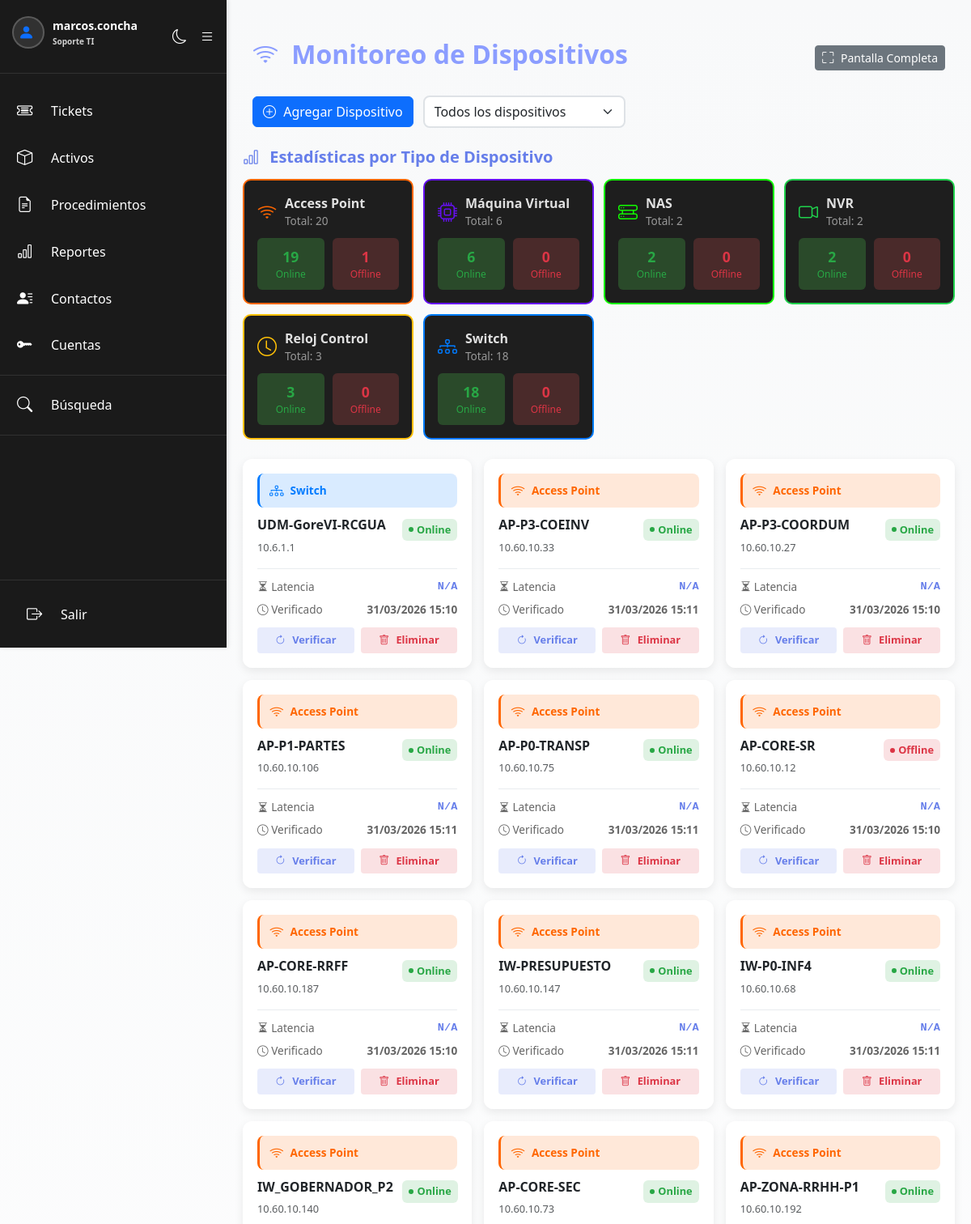
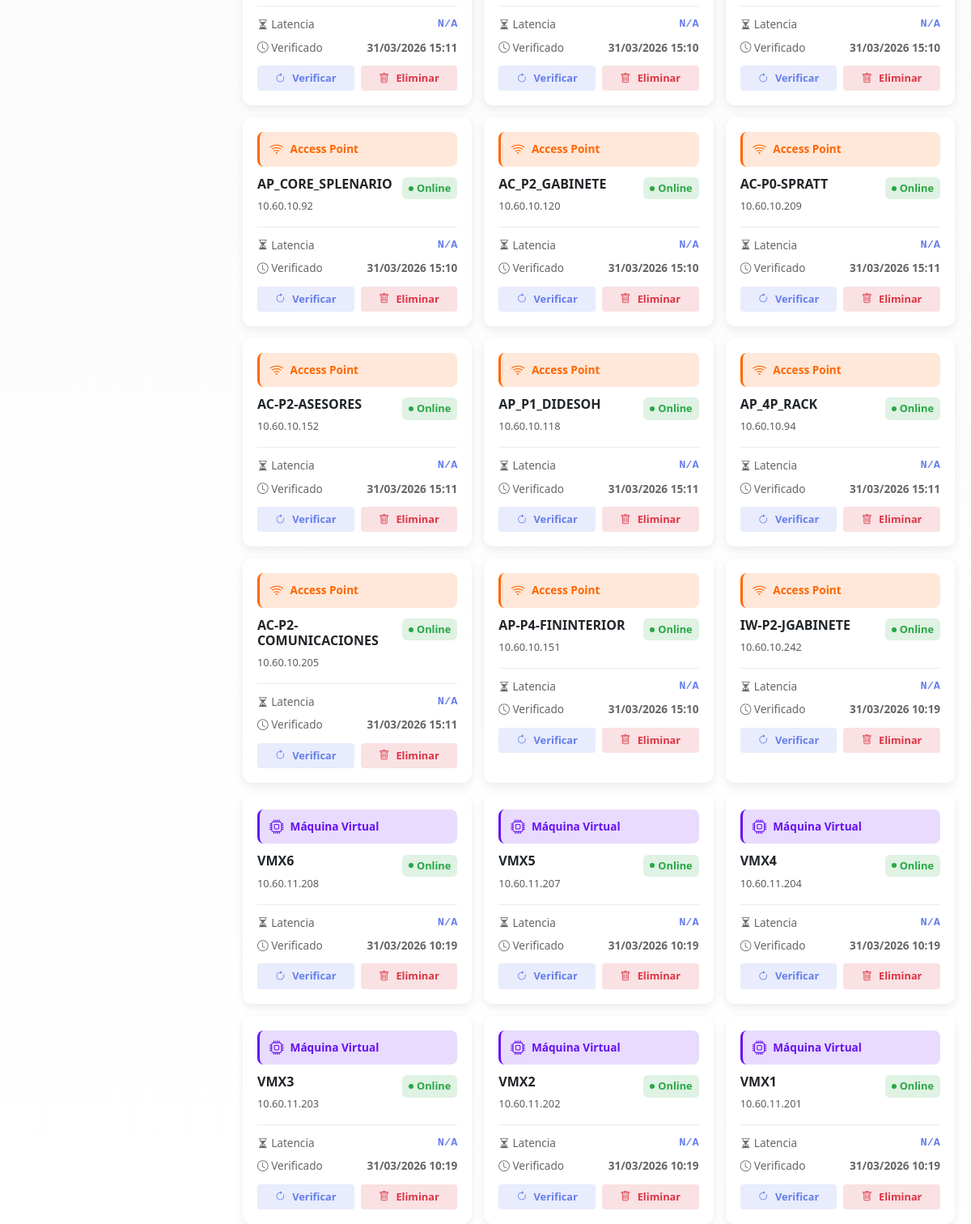
Page /monitoreo.php (signed in) on the committed database (2 pictures, top to bottom).
### tables this page shows
CREATE TABLE `dispositivos_monitoreo` (
  `id` int(11) NOT NULL AUTO_INCREMENT,
  `ip` varchar(15) NOT NULL,
  `nombre` varchar(255) NOT NULL,
  `descripcion` text DEFAULT NULL,
  `tipo_dispositivo_id` int(11) DEFAULT NULL,
  `estado` varchar(50) DEFAULT 'desconocido',
  `fecha_ultima_verificacion` timestamp NULL DEFAULT NULL,
  `fecha_creacion` timestamp NOT NULL DEFAULT current_timestamp(),
  `usuario_creador` int(11) NOT NULL,
  `activo` tinyint(4) DEFAULT 1,
  PRIMARY KEY (`id`),
  UNIQUE KEY `ip` (`ip`),
  KEY `usuario_creador` (`usuario_creador`),
  KEY `fk_tipo_dispositivo` (`tipo_dispositivo_id`),
  CONSTRAINT `dispositivos_monitoreo_ibfk_1` FOREIGN KEY (`usuario_creador`) REFERENCES `users` (`id`) ON DELETE CASCADE,
  CONSTRAINT `fk_tipo_dispositivo` FOREIGN KEY (`tipo_dispositivo_id`) REFERENCES `tipos_dispositivos` (`id`) ON DELETE SET NULL
);

CREATE TABLE `tipos_dispositivos` (
  `id` int(11) NOT NULL AUTO_INCREMENT,
  `nombre` varchar(100) NOT NULL,
  `color` varchar(7) NOT NULL DEFAULT '#6c757d',
  `icono` varchar(50) NOT NULL DEFAULT 'bi-device-hdd',
  `fecha_creacion` timestamp NOT NULL DEFAULT current_timestamp(),
  PRIMARY KEY (`id`),
  UNIQUE KEY `nombre` (`nombre`)
);

### monitoreo.php (the view, shortened to what this page needs)
<?php
require_once 'includes/config.php';
$dispositivos = [];
$tipos_dispositivos = [];
try {
    $stmt = $conexion->prepare("SELECT id, nombre, color, icono FROM tipos_dispositivos ORDER BY nombre ASC");
    $stmt->execute();
    $tipos_dispositivos = $stmt->fetchAll(PDO::FETCH_ASSOC);
} catch (PDOException $e) {
    $error = "Error al obtener tipos de dispositivos: " . $e->getMessage();
}
try {
    $query = "
        SELECT d.*, u.username as usuario_nombre, t.nombre as tipo_nombre, t.color, t.icono
        FROM dispositivos_monitoreo d
        JOIN users u ON d.usuario_creador = u.id
        LEFT JOIN tipos_dispositivos t ON d.tipo_dispositivo_id = t.id
        WHERE d.activo = 1
    ";
    $params = [];
    $query .= " ORDER BY d.fecha_creacion DESC";
    $stmt = $conexion->prepare($query);
    $stmt->execute($params);
    $dispositivos = $stmt->fetchAll(PDO::FETCH_ASSOC);
} catch (PDOException $e) {
    $error = "Error al obtener dispositivos: " . $e->getMessage();
}
$estadisticas_tipo = [];
try {
    $stmt = $conexion->prepare("
        SELECT
            COALESCE(t.id, 0) as tipo_id,
            COALESCE(t.nombre, 'Sin clasificar') as tipo_nombre,
            COALESCE(t.color, '#6c757d') as color,
            COALESCE(t.icono, 'bi-device-hdd') as icono,
            COUNT(d.id) as total,
            SUM(CASE WHEN d.estado = 'online' THEN 1 ELSE 0 END) as online_count,
            SUM(CASE WHEN d.estado = 'offline' THEN 1 ELSE 0 END) as offline_count
        FROM dispositivos_monitoreo d
        LEFT JOIN tipos_dispositivos t ON d.tipo_dispositivo_id = t.id
        WHERE d.activo = 1
        GROUP BY t.id, t.nombre, t.color, t.icono
        ORDER BY t.nombre ASC
    ");
    $stmt->execute();
    $estadisticas_tipo = $stmt->fetchAll(PDO::FETCH_ASSOC);
} catch (PDOException $e) {
    $error = "Error al obtener estadísticas: " . $e->getMessage();
}
$fullscreen = isset($_GET['fullscreen']) && $_GET['fullscreen'] === '1';
?>
<!DOCTYPE html>
<html lang="es" id="htmlRoot">
<head>
    <link href="https://cdn.jsdelivr.net/npm/bootstrap@5.3.8/dist/css/bootstrap.min.css" rel="stylesheet">
    <link rel="stylesheet" href="https://cdn.jsdelivr.net/npm/bootstrap-icons@1.11.3/font/bootstrap-icons.min.css">
    <link href="css/dark-mode.css" rel="stylesheet">
</head>
<body
<?php echo $fullscreen ? 'class="fullscreen-mode"' : ''; ?>>
    <?php if (!$fullscreen): ?>
    <?php include 'includes/sidebar.php'; ?>
    <?php endif; ?>
    <div class="container mt-5">
        <div class="row mb-4">
            <div class="col-12">
                <div style="display: flex; justify-content: space-between; align-items: center;">
                    <h1><i class="bi bi-wifi"></i> Monitoreo de Dispositivos</h1>
                    <div style="display: flex; gap: 8px;">
                        <button class="btn btn-secondary btn-sm" onclick="abrirFullscreen()" title="Pantalla completa para exposición">
                            <i class="bi bi-fullscreen"></i> Pantalla Completa
                        </button>
                    </div>
                </div>
            </div>
        </div>
        <div class="row mb-4">
            <div class="col-12">
                <div style="display: flex; gap: 12px; align-items: center; flex-wrap: wrap;">
                    <button class="btn btn-primary" data-bs-toggle="modal" data-bs-target="#modalAgregar">
                        <i class="bi bi-plus-circle"></i> Agregar Dispositivo
                    </button>
                    <?php if (!empty($tipos_dispositivos)): ?>
                    <select class="form-select" style="max-width: 250px;" onchange="if(this.value) location.href='monitoreo.php?tipo=' + this.value; else location.href='monitoreo.php';">
                        <option value="">
                            <i class="bi bi-list"></i> Todos los dispositivos
                        </option>
                    </select>
                    <?php endif; ?>
                </div>
            </div>
        </div>
        <?php if (!empty($estadisticas_tipo)): ?>
        <div class="mb-4">
            <h5 style="color: #667eea; font-weight: 700; margin-bottom: 15px;">
                <i class="bi bi-bar-chart"></i> Estadísticas por Tipo de Dispositivo
            </h5>
            <div style="display: grid; grid-template-columns: repeat(auto-fill, minmax(200px, 1fr)); gap: 12px;">
                <?php foreach ($estadisticas_tipo as $stat): ?>
                <div style="background: #1e1e1e; border: 2px solid <?php echo $stat['color']; ?>; padding: 16px; border-radius: 10px; cursor: pointer;" onclick="location.href='monitoreo.php?tipo=<?php echo $stat['tipo_id']; ?>'">
                    <div style="display: flex; align-items: center; gap: 10px; margin-bottom: 10px;">
                        <i class="bi <?php echo htmlspecialchars($stat['icono']); ?>" style="font-size: 1.5rem; color: <?php echo $stat['color']; ?>;"></i>
                        <div>
                            <div style="font-weight: 700; color: #e0e0e0;">
                                <?php echo htmlspecialchars($stat['tipo_nombre']); ?>
                            </div>
                            <div style="font-size: 0.85rem; color: #999;">
                                Total: <?php echo $stat['total']; ?>
                            </div>
                        </div>
                    </div>
                    <div style="display: flex; gap: 10px; margin-top: 10px;">
                        <div style="flex: 1; padding: 10px; background: #2a4a2a; border-radius: 6px; text-align: center; cursor: pointer; transition: all 0.2s;" onclick="event.stopPropagation(); location.href='monitoreo.php?tipo=<?php echo $stat['tipo_id']; ?>&estado=online'" onmouseover="this.style.background='#3a5a3a'" onmouseout="this.style.background='#2a4a2a'">
                            <div style="font-weight: 700; color: #28a745; font-size: 1.1rem;"><?php echo $stat['online_count']; ?></div>
                            <div style="font-size: 0.75rem; color: #28a745;">Online</div>
                        </div>
                        <div style="flex: 1; padding: 10px; background: #4a2a2a; border-radius: 6px; text-align: center; cursor: pointer; transition: all 0.2s;" onclick="event.stopPropagation(); location.href='monitoreo.php?tipo=<?php echo $stat['tipo_id']; ?>&estado=offline'" onmouseover="this.style.background='#5a3a3a'" onmouseout="this.style.background='#4a2a2a'">
                            <div style="font-weight: 700; color: #dc3545; font-size: 1.1rem;"><?php echo $stat['offline_count']; ?></div>
                            <div style="font-size: 0.75rem; color: #dc3545;">Offline</div>
                        </div>
                    </div>
                </div>
                <?php endforeach; ?>
            </div>
        </div>
        <?php endif; ?>
        <?php if (empty($dispositivos)): ?>
            <div class="alert alert-info">
                <i class="bi bi-info-circle"></i> No hay dispositivos siendo monitoreados.
                <button class="btn btn-sm btn-info ms-2" data-bs-toggle="modal" data-bs-target="#modalAgregar">
                    Agregar el primero
                </button>
            </div>
        <?php else: ?>
            <div style="display: grid; grid-template-columns: repeat(auto-fill, minmax(280px, 1fr)); gap: 15px;" id="containerDispositivos">
                <?php foreach ($dispositivos as $dispositivo): ?>
                    <div class="card dispositivo-card h-100" id="device-<?php echo $dispositivo["id"]; ?>" style="border: none; box-shadow: 0 4px 12px rgba(0,0,0,0.08); border-radius: 12px; cursor: pointer;" onclick="abrirEditarDispositivo(<?php echo htmlspecialchars(json_encode($dispositivo), ENT_QUOTES, 'UTF-8'); ?>)">
                        <div class="card-body" style="padding: 18px;">
                            <?php if ($dispositivo['tipo_nombre']): ?>
                            <div style="display: flex; align-items: center; gap: 8px; margin-bottom: 12px; background: color-mix(in srgb, <?php echo htmlspecialchars($dispositivo['color']); ?> 15%, transparent); padding: 8px 12px; border-radius: 8px; border-left: 3px solid <?php echo htmlspecialchars($dispositivo['color']); ?>;">
                                <i class="bi <?php echo htmlspecialchars($dispositivo['icono']); ?>" style="font-size: 1.1rem; color: <?php echo htmlspecialchars($dispositivo['color']); ?>;"></i>
                                <span style="font-size: 0.85rem; font-weight: 600; color: <?php echo htmlspecialchars($dispositivo['color']); ?>;">
                                    <?php echo htmlspecialchars($dispositivo['tipo_nombre']); ?>
                                </span>
                            </div>
                            <?php endif; ?>
                            <div style="display: flex; justify-content: space-between; align-items: start; margin-bottom: 15px;">
                                <div style="flex: 1;">
                                    <h5 class="card-title mb-1" style="font-size: 1rem; font-weight: 700;"><?php echo htmlspecialchars($dispositivo["nombre"]); ?></h5>
                                    <small class="text-muted" style="font-size: 0.8rem;"><?php echo htmlspecialchars($dispositivo["ip"]); ?></small>
                                </div>
                                <div id="status-<?php echo $dispositivo["id"]; ?>" data-estado="<?php echo $estado; ?>" style="min-width: 80px; text-align: right;">
                                    <?php
                                    $estado = $dispositivo["estado"];
                                    if ($estado === "online") {
                                        echo '<span style="display: inline-flex; align-items: center; gap: 4px; background: rgba(40, 167, 69, 0.15); color: #28a745; padding: 4px 8px; border-radius: 6px; font-size: 0.8rem; font-weight: 600;"><span style="width: 6px; height: 6px; background: #28a745; border-radius: 50%; animation: pulse 2s infinite;"></span>Online</span>';
                                    } elseif ($estado === "offline") {
                                        echo '<span style="display: inline-flex; align-items: center; gap: 4px; background: rgba(220, 53, 69, 0.15); color: #dc3545; padding: 4px 8px; border-radius: 6px; font-size: 0.8rem; font-weight: 600;"><span style="width: 6px; height: 6px; background: #dc3545; border-radius: 50%;"></span>Offline</span>';
                                    } else {
                                        echo '<span style="display: inline-flex; align-items: center; gap: 4px; background: rgba(108, 117, 125, 0.15); color: #666; padding: 4px 8px; border-radius: 6px; font-size: 0.8rem; font-weight: 600;"><span class="spinner-border spinner-border-sm" style="width: 6px; height: 6px;"></span>...</span>';
                                    }
                                    ?>
                                </div>
                            </div>
                            <div style="border-top: 1px solid #e9ecef; padding-top: 12px; margin-bottom: 12px;">
                                <div style="display: flex; justify-content: space-between; margin-bottom: 8px;">
                                    <span style="font-size: 0.85rem; color: #666;"><i class="bi bi-hourglass-split"></i> Latencia</span>
                                    <span style="font-size: 0.85rem; font-weight: 600; color: #667eea; font-family: 'Courier New', monospace;" id="latencia-<?php echo $dispositivo["id"]; ?>">N/A</span>
                                </div>
                                <div style="display: flex; justify-content: space-between;">
                                    <span style="font-size: 0.85rem; color: #666;"><i class="bi bi-clock"></i> Verificado</span>
                                    <span style="font-size: 0.85rem; font-weight: 600; color: #666;" id="fecha-<?php echo $dispositivo["id"]; ?>">
                                        <?php
                                        if ($dispositivo["fecha_ultima_verificacion"]) {
                                            $fecha = new DateTime($dispositivo["fecha_ultima_verificacion"]);
                                            echo $fecha->format('d/m/Y H:i');
                                        } else {
                                            echo "Nunca";
                                        }
                                        ?>
                                    </span>
                                </div>
                            </div>
                            <div style="display: flex; gap: 8px;">
                                <button type="button" class="btn btn-sm" style="flex: 1; background: rgba(102, 126, 234, 0.15); color: #667eea; border: none; font-size: 0.8rem; font-weight: 600; padding: 6px;" onclick="event.stopPropagation(); verificarAhora(<?php echo $dispositivo['id']; ?>)">
                                    <i class="bi bi-arrow-clockwise"></i> Verificar
                                </button>
                                <button type="button" class="btn btn-sm" style="flex: 1; background: rgba(220, 53, 69, 0.15); color: #dc3545; border: none; font-size: 0.8rem; font-weight: 600; padding: 6px;" onclick="event.stopPropagation(); confirmarEliminar(<?php echo $dispositivo['id']; ?>)">
                                    <i class="bi bi-trash"></i> Eliminar
                                </button>
                            </div>
                        </div>
                    </div>
                <?php endforeach; ?>
            </div>
        <?php endif; ?>
    </div>
</body>
</html>

### css/dark-mode.css (style rules this page uses)
* { animation-duration: 0s !important; animation-delay: 0s !important; transition-duration: 0s !important; transition-delay: 0s !important; }
body { background-color: var(--bs-body-bg); color: var(--bs-body-color); }
.card { background-color: var(--bs-body-bg); color: var(--bs-body-color); border: 1px solid var(--bs-border-color); }
.form-control, .form-select { background-color: var(--bs-body-bg) !important; color: var(--bs-body-color) !important; border: 1px solid var(--bs-border-color); }
.btn .bi { margin-right: 5px; }
.btn-primary .bi { color: inherit; }
h1 .bi, h2 .bi, h3 .bi, h4 .bi, h5 .bi, h6 .bi { margin-right: 8px; }
.card { border-radius: 12px; overflow: hidden; }
.card-body { background: var(--bs-body-bg); color: var(--bs-body-color); }
.form-control, .form-select { border-radius: 8px; border: 2px solid #dee2e6; }

### monitoreo.php (style rules this page uses)
body { background: linear-gradient(to bottom, #f8f9fa, #ffffff); }
.container { margin-top: 20px; padding-left: 20px; padding-right: 20px; }
h1, h2, h3 { color: #8b9dff; font-weight: 700; font-family: 'Segoe UI', Tahoma, Geneva, Verdana, sans-serif; }
h1 { font-size: 2rem; }
.dispositivo-card { border-radius: 12px; border: none; box-shadow: 0 2px 8px rgba(0,0,0,0.1); transition: all 0.3s ease; }
.row { margin-right: 0 !important; margin-left: 0 !important; }

### includes/sidebar.php (style rules this page uses)
:root { --sidebar-width: 280px; --sidebar-collapsed-width: 80px; --sidebar-bg-dark: #0f1419; --sidebar-bg-light: #f8f9fa; }
body { margin-left: var(--sidebar-width); }

### rows in the picture
dispositivos_monitoreo: tipo_dispositivo.nombre "Switch", nombre "UDM-GoreVI-RCGUA", ip "10.6.1.1", estado "online" (drawn), fecha_ultima_verificacion "31/03/2026 15:10"
dispositivos_monitoreo: tipo_dispositivo.nombre "Access Point", nombre "AP-P3-COEINV", ip "10.60.10.33", estado "online" (drawn), fecha_ultima_verificacion "31/03/2026 15:11"
dispositivos_monitoreo: tipo_dispositivo.nombre "Access Point", nombre "AP-P3-COORDUM", ip "10.60.10.27", estado "online" (drawn), fecha_ultima_verificacion "31/03/2026 15:10"
dispositivos_monitoreo: tipo_dispositivo.nombre "Access Point", nombre "AP-P1-PARTES", ip "10.60.10.106", estado "online" (drawn), fecha_ultima_verificacion "31/03/2026 15:11"
dispositivos_monitoreo: tipo_dispositivo.nombre "Access Point", nombre "AP-P0-TRANSP", ip "10.60.10.75", estado "online" (drawn), fecha_ultima_verificacion "31/03/2026 15:11"
dispositivos_monitoreo: tipo_dispositivo.nombre "Access Point", nombre "AP-CORE-SR", ip "10.60.10.12", estado "offline" (drawn), fecha_ultima_verificacion "31/03/2026 15:10"
dispositivos_monitoreo: tipo_dispositivo.nombre "Access Point", nombre "AP-CORE-RRFF", ip "10.60.10.187", estado "online" (drawn), fecha_ultima_verificacion "31/03/2026 15:10"
dispositivos_monitoreo: tipo_dispositivo.nombre "Access Point", nombre "IW-PRESUPUESTO", ip "10.60.10.147", estado "online" (drawn), fecha_ultima_verificacion "31/03/2026 15:11"
dispositivos_monitoreo: tipo_dispositivo.nombre "Access Point", nombre "IW-P0-INF4", ip "10.60.10.68", estado "online" (drawn), fecha_ultima_verificacion "31/03/2026 15:11"
dispositivos_monitoreo: tipo_dispositivo.nombre "Access Point", nombre "IW_GOBERNADOR_P2", ip "10.60.10.140", estado "online" (drawn), fecha_ultima_verificacion "31/03/2026 15:11"
dispositivos_monitoreo: tipo_dispositivo.nombre "Access Point", nombre "AP-CORE-SEC", ip "10.60.10.73", estado "online" (drawn), fecha_ultima_verificacion "31/03/2026 15:10"
dispositivos_monitoreo: tipo_dispositivo.nombre "Access Point", nombre "AP-ZONA-RRHH-P1", ip "10.60.10.192", estado "online" (drawn), fecha_ultima_verificacion "31/03/2026 15:10"
dispositivos_monitoreo: tipo_dispositivo.nombre "Access Point", nombre "AP_CORE_SPLENARIO", ip "10.60.10.92", estado "online" (drawn), fecha_ultima_verificacion "31/03/2026 15:10"
dispositivos_monitoreo: tipo_dispositivo.nombre "Access Point", nombre "AC_P2_GABINETE", ip "10.60.10.120", estado "online" (drawn), fecha_ultima_verificacion "31/03/2026 15:10"
dispositivos_monitoreo: tipo_dispositivo.nombre "Access Point", nombre "AC-P0-SPRATT", ip "10.60.10.209", estado "online" (drawn), fecha_ultima_verificacion "31/03/2026 15:11"
dispositivos_monitoreo: tipo_dispositivo.nombre "Access Point", nombre "AC-P2-ASESORES", ip "10.60.10.152", estado "online" (drawn), fecha_ultima_verificacion "31/03/2026 15:11"
dispositivos_monitoreo: tipo_dispositivo.nombre "Access Point", nombre "AP_P1_DIDESOH", ip "10.60.10.118", estado "online" (drawn), fecha_ultima_verificacion "31/03/2026 15:11"
dispositivos_monitoreo: tipo_dispositivo.nombre "Access Point", nombre "AP_4P_RACK", ip "10.60.10.94", estado "online" (drawn), fecha_ultima_verificacion "31/03/2026 15:11"
dispositivos_monitoreo: tipo_dispositivo.nombre "Access Point", nombre "AC-P2-COMUNICACIONES", ip "10.60.10.205", estado "online" (drawn), fecha_ultima_verificacion "31/03/2026 15:11"
dispositivos_monitoreo: tipo_dispositivo.nombre "Access Point", nombre "AP-P4-FININTERIOR", ip "10.60.10.151", estado "online" (drawn), fecha_ultima_verificacion "31/03/2026 15:10"
dispositivos_monitoreo: tipo_dispositivo.nombre "Access Point", nombre "IW-P2-JGABINETE", ip "10.60.10.242", estado "online" (drawn), fecha_ultima_verificacion "31/03/2026 10:19"
dispositivos_monitoreo: tipo_dispositivo.nombre "Máquina Virtual", nombre "VMX6", ip "10.60.11.208", estado "online" (drawn), fecha_ultima_verificacion "31/03/2026 10:19"
dispositivos_monitoreo: tipo_dispositivo.nombre "Máquina Virtual", nombre "VMX5", ip "10.60.11.207", estado "online" (drawn), fecha_ultima_verificacion "31/03/2026 10:19"
dispositivos_monitoreo: tipo_dispositivo.nombre "Máquina Virtual", nombre "VMX4", ip "10.60.11.204", estado "online" (drawn), fecha_ultima_verificacion "31/03/2026 10:19"
dispositivos_monitoreo: tipo_dispositivo.nombre "Máquina Virtual", nombre "VMX3", ip "10.60.11.203", estado "online" (drawn), fecha_ultima_verificacion "31/03/2026 10:19"
dispositivos_monitoreo: tipo_dispositivo.nombre "Máquina Virtual", nombre "VMX2", ip "10.60.11.202", estado "online" (drawn), fecha_ultima_verificacion "31/03/2026 10:19"
dispositivos_monitoreo: tipo_dispositivo.nombre "Máquina Virtual", nombre "VMX1", ip "10.60.11.201", estado "online" (drawn), fecha_ultima_verificacion "31/03/2026 10:19"

### other values in the picture
$_SESSION["username"] "marcos.concha"
traducirRol($_SESSION["role"] ?? "viewer") "Soporte TI"
$stat['tipo_nombre'] "Access Point"
$stat['total'] "20"
$stat['online_count'] "19"
$stat['offline_count'] "1"
$stat['tipo_nombre'] "Máquina Virtual"
$stat['total'] "6"
$stat['online_count'] "6"
$stat['offline_count'] "0"
$stat['tipo_nombre'] "NAS"
$stat['total'] "2"
$stat['online_count'] "2"
$stat['tipo_nombre'] "NVR"
$stat['tipo_nombre'] "Reloj Control"
